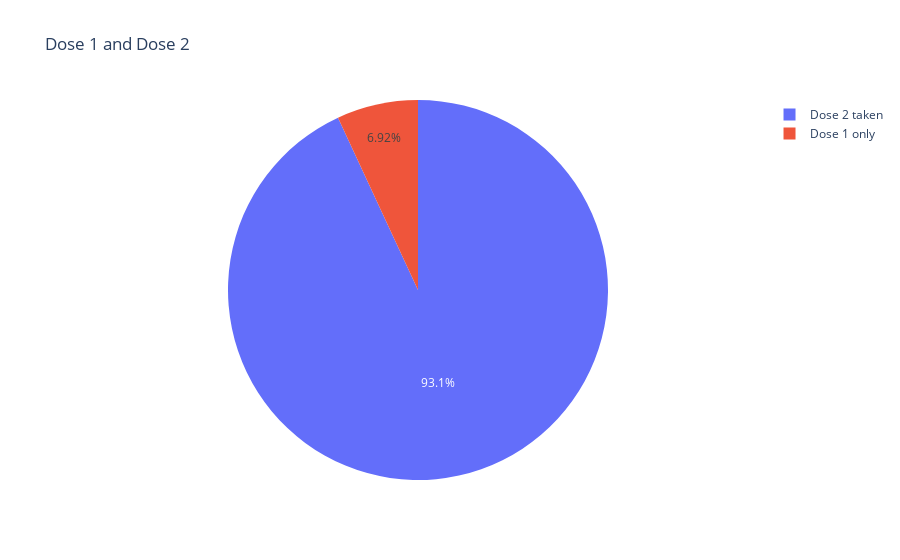

Notebook code cell kept with this figure:
### Code cell
# depict dose 1 and dose2
dose1=vaccine_df["Dose 1"].sum()
dose2=vaccine_df["Dose 2"].sum()
px.pie(names=["Dose 2 taken","Dose 1 only"],values=[dose2,dose1-dose2],title="Dose 1 and Dose 2")

### Figure 1 — Plotly figure (JSON) as saved in the notebook; plotly's stock layout.template omitted (floating-point values rounded to 4 significant figures)
{"data": [{"domain": {"x": [0, 1], "y": [0, 1]}, "hovertemplate": "label=%{label}<br>value=%{value}<extra></extra>", "labels": ["Dose 2 taken", "Dose 1 only"], "legendgroup": "", "name": "", "showlegend": true, "type": "pie", "values": [854224393, 63463540]}], "layout": {"legend": {"tracegroupgap": 0}, "title": {"text": "Dose 1 and Dose 2"}}}
